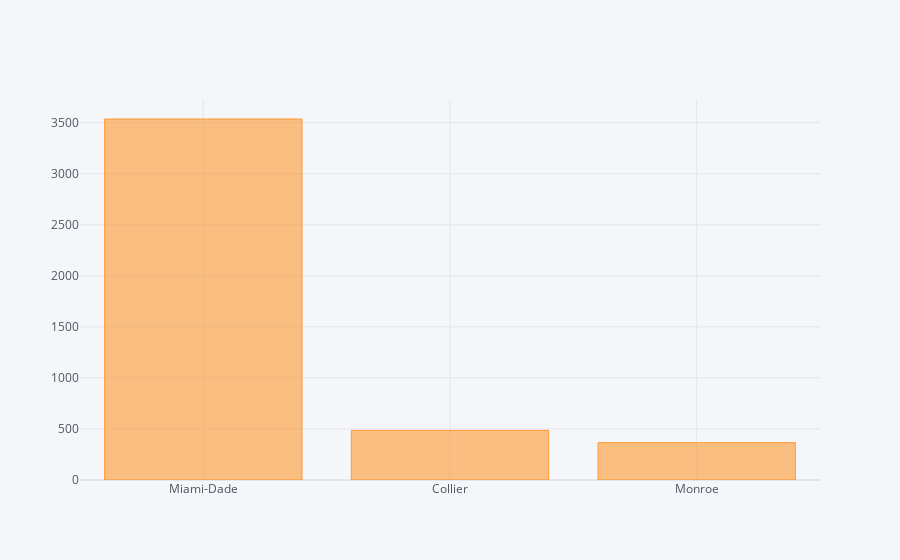

The notebook cell this image was saved under:
### Markdown cell above
## Which three counties are most affected?

### Code cell
df['County'] = df['Location'].apply(lambda x: x.split(',')[0])
ax = df['County'].value_counts(ascending = False)[:3].iplot(
    kind = 'bar',
    color = 'orange',
    width = 0.5
)

### Figure 1 — Plotly figure (JSON) as saved in the notebook; plotly's stock layout.template omitted (floating-point values rounded to 4 significant figures)
{"data": [{"marker": {"color": "rgba(255, 153, 51, 0.6)", "line": {"color": "rgba(255, 153, 51, 1.0)", "width": 1}}, "name": "County", "orientation": "v", "text": "", "type": "bar", "x": ["Miami-Dade", "Collier", "Monroe"], "y": [3536, 486, 366]}], "layout": {"legend": {"bgcolor": "#F5F6F9", "font": {"color": "#4D5663"}}, "paper_bgcolor": "#F5F6F9", "plot_bgcolor": "#F5F6F9", "title": {"font": {"color": "#4D5663"}}, "xaxis": {"gridcolor": "#E1E5ED", "showgrid": true, "tickfont": {"color": "#4D5663"}, "title": {"font": {"color": "#4D5663"}, "text": ""}, "zerolinecolor": "#E1E5ED"}, "yaxis": {"gridcolor": "#E1E5ED", "showgrid": true, "tickfont": {"color": "#4D5663"}, "title": {"font": {"color": "#4D5663"}, "text": ""}, "zerolinecolor": "#E1E5ED"}}}
